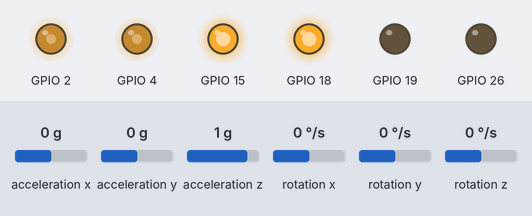
Bench run of a program on a simulated ESP32. Parts: output pins drawn as LEDs (lit = HIGH). The inputs (shaded band) are chosen by the test bench; at power-on: rotation y 0 °/s, acceleration y 0 g, acceleration x 0 g, acceleration z 1 g, rotation x 0 °/s, rotation z 0 °/s. What the program prints to the serial monitor is not drawn.

Above: at 1.2 s.
1.3 s: rotation y set to 34 °/s
At 4.1 s:
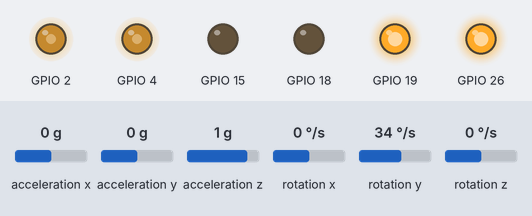
4.3 s: rotation y set to 0 °/s
At 5.5 s:
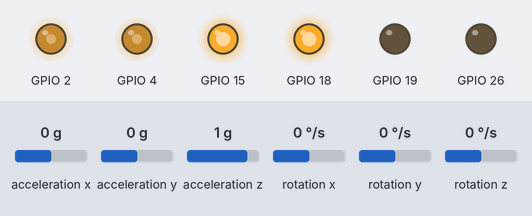
6.2 s: acceleration y set to 1.4 g
At 6.5 s:
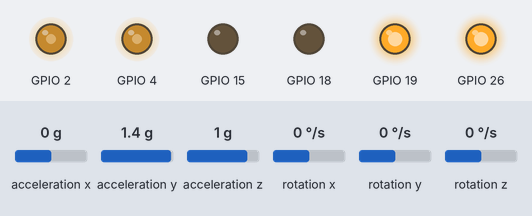
Timing chart, 0 to 9.2 s (numbered marks = the images above; inputs shaded):
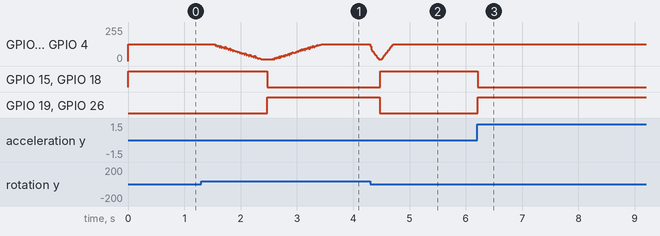

Measured:
- after the input at 1.3 s, GPIO 15, GPIO 18: HIGH → LOW after 1.2 s; GPIO 19, GPIO 26: LOW → HIGH after 1.2 s
- after the input at 4.3 s, GPIO 15, GPIO 18: LOW → HIGH after 0.18 s; GPIO 19, GPIO 26: HIGH → LOW after 0.18 s
- after the input at 6.2 s, GPIO 15, GPIO 18: HIGH → LOW at once; GPIO 19, GPIO 26: LOW → HIGH at once

The program:

main.cpp
```cpp
#include <Arduino.h>
#include <XSpaceV2.h>
#include <Adafruit_MPU6050.h>
#include <Adafruit_Sensor.h>
#include <Wire.h>
#include "I2Cdev.h"
#include "MPU6050.h"
#include "Wire.h"

#include <PID_v1.h>
#include <LMotorController.h>
#include "I2Cdev.h"

#define MIN_ABS_SPEED 30
MPU6050 sensor;

int16_t ax, ay, az;
int16_t gx, gy, gz;

long tiempo_prev;
float dt;
float ang_x, ang_y, ang_z;
float ang_x_prev, ang_y_prev, ang_z_prev;
//*************************************** Ajustes ***************************************
double MotorVelocidadIzq = 0.5; // double MotorVelocidadIzq = 0.3;
double MotorVelocidadDer = 0.5; // double MotorVelocidadDer = 0.3;
double PuntoEquilibrio = 5;     // grados de inclinacion
//-----------------Control de Motores
int ENA = 2;
int IN1 = 18;
int IN2 = 19;
int IN3 = 15;
int IN4 = 26;
int ENB = 4;
//------------------Los Valors de PID cambian con cada diseño
double Kp = 60;  // double Kp = 60;
double Kd = 3.5; // double Kd = 2.2;
double Ki = 250; // double Ki = 270;

//***** funciones acelerometro ***************************

void configura_acelerometro()
{
  Wire.begin();        // Iniciando I2C
  sensor.initialize(); // Iniciando el sensor

  if (sensor.testConnection())
    Serial.println("Sensor iniciado correctamente");
  else
    Serial.println("Error al iniciar el sensor");
}

float angulo_inclinacion()
{
  // Lee las aceleraciones y velocidades angulares
  sensor.getAcceleration(&ax, &ay, &az);
  sensor.getRotation(&gx, &gy, &gz);

  dt = (millis() - tiempo_prev) / 1000.0;
  tiempo_prev = millis();

  // Calcular los ángulos con acelerometro
  float accel_ang_x = atan(ax / sqrt(pow(ay, 2) + pow(az, 2))) * (180.0 / 3.14);
  float accel_ang_y = atan(ay / sqrt(pow(ax, 2) + pow(az, 2))) * (180.0 / 3.14);
  float accel_ang_z = atan(az / sqrt(pow(ax, 2) + pow(ay, 2))) * (180.0 / 3.14);

  // Calcular angulo de rotación con giroscopio y filtro complemento
  ang_x = 0.98 * (ang_x_prev + (gx / 131) * dt) + 0.02 * accel_ang_x;
  ang_y = 0.98 * (ang_y_prev + (gy / 131) * dt) + 0.02 * accel_ang_y;
  ang_z = 0.98 * (ang_z_prev + (gz / 131) * dt) + 0.02 * accel_ang_z;

  ang_x_prev = ang_x;
  ang_y_prev = ang_y;
  ang_z_prev = ang_z;

  // Serial.print("Rotacion en X:  ");
  // Serial.print(ang_x);
  // Serial.print("  Rotacion en Y: ");
  // Serial.print(ang_y);
  // Serial.print("  Rotacion en Z: ");
  // Serial.println(ang_z);

  return ang_y;
}

double velocidad_inclinacion()
{
  sensor.getRotation(&gx, &gy, &gz);
  return gy * (250.0 / 32768.0);
}

//***************************************************************************************

// PID

double originalSetpoint = PuntoEquilibrio; // double originalSetpoint = 172.50;

double setpoint = originalSetpoint;
double movingAngleOffset = 0.1;
double input, output;

PID pid(&input, &output, &setpoint, Kp, Ki, Kd, DIRECT);

double motorSpeedFactorLeft = MotorVelocidadIzq;  // double motorSpeedFactorLeft = 0.6;
double motorSpeedFactorRight = MotorVelocidadDer; // double motorSpeedFactorRight = 0.5;

LMotorController motorController(ENA, IN1, IN2, ENB, IN3, IN4, motorSpeedFactorLeft, motorSpeedFactorRight);

void setup()
{
  // Serial.begin(115200);
  configura_acelerometro();

  // setup PID
  pid.SetMode(AUTOMATIC);
  pid.SetSampleTime(10);
  pid.SetOutputLimits(-255, 255);
}

void loop()
{
  input = angulo_inclinacion();
  pid.Compute();
  motorController.move(output, MIN_ABS_SPEED);
}
```
